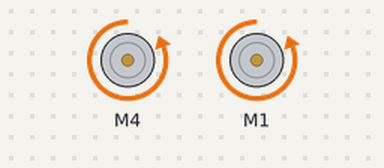
Recording of a sketch running on a simulated Arduino Mega 2560, built with avr-gcc and run on an emulated ATmega2560. On the bench: 2 × DC motor (green arrow = forward, orange = backward, longer = faster). What the sketch prints to the serial monitor is not drawn.

Above: at 0.1 s.
Timing chart, 0 to 1.6 s (numbered marks = the images above):
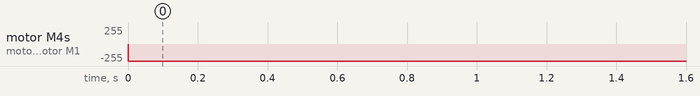

The sketch:

mobot_master_code.ino
```cpp
#define ledPin 53

void setup() {
  Serial.begin(9600);
  initializeMotors();
  //qtrSetup();
}

void loop() {
  runMotorTest();
  //getFloorPosition();
  //feedback();

}
```

encoders.ino
```cpp
int leftEncoderPos,rightEncoderPos;
void initializeEncoders() {
  initializeLeftEncoder();
  initializeRightEncoder();
  Serial.println("Encoders Initialized");
}
void initializeLeftEncoder() {
  #define leftEncoderA 18
  #define leftEncoderB 19
  leftEncoderPos=0;
  pinMode(leftEncoderA,INPUT);
  pinMode(leftEncoderB,INPUT);
  attachInterrupt(leftEncoderA,runLeftEncoderA,CHANGE);
  attachInterrupt(leftEncoderB,runLeftEncoderB,CHANGE);
}

void initializeRightEncoder() {
  #define rightEncoderA 37
  #define rightEncoderB 39
  rightEncoderPos=0;
  pinMode(rightEncoderA,INPUT);
  pinMode(rightEncoderB,INPUT);
  attachInterrupt(rightEncoderA,runRightEncoderA,CHANGE);
  attachInterrupt(rightEncoderB,runRightEncoderB,CHANGE);
}

void runLeftEncoderA() {
  //found a low-to-high on channel A
  if(digitalRead(leftEncoderA)==HIGH) {
    //chceck channel B to see which way we are turning
    if(digitalRead(leftEncoderB)==LOW) {
      leftEncoderPos+=1;
    }
    else {
      leftEncoderPos-=1;
    }
  }
  else {
    if(digitalRead(leftEncoderB)==HIGH) {
      //chceck channel B to see which way we are turning
      if(digitalRead(leftEncoderB)==LOW) {
        leftEncoderPos+=1;
      }
      else {
        leftEncoderPos-=1;
      }
    }
  }
  //Serial.println(leftEncoderPos,DEC);
}

void runLeftEncoderB() {
  //look a low-to-high on Channel B
  if(digitalRead(leftEncoderB)==HIGH) {
    if(digitalRead(leftEncoderA)==HIGH) {
      leftEncoderPos+=1;
    }
    else {
      leftEncoderPos-=1;
    }
  }
  else {
    if(digitalRead(leftEncoderA)==LOW) {
      leftEncoderPos+=1;
    }
    else {
      leftEncoderPos-=1;
    }
  }
  //Serial.println(leftEncoderPos,DEC);
}

void runRightEncoderA() {
  //found a low-to-high on channel A
  if(digitalRead(rightEncoderA)==HIGH) {
    //chceck channel B to see which way we are turning
    if(digitalRead(rightEncoderB)==LOW) {
      rightEncoderPos+=1;
    }
    else {
      rightEncoderPos-=1;
    }
  }
  else {
    if(digitalRead(leftEncoderB)==HIGH) {
      //chceck channel B to see which way we are turning
      if(digitalRead(leftEncoderB)==LOW) {
        rightEncoderPos+=1;
      }
      else {
        rightEncoderPos-=1;
      }
    }
  }
  //Serial.println(rightEncoderPos,DEC);
}

void runRightEncoderB() {
  //look a low-to-high on Channel B
  if(digitalRead(rightEncoderB)==HIGH) {
    if(digitalRead(rightEncoderA)==HIGH) {
      rightEncoderPos+=1;
    }
    else {
      rightEncoderPos-=1;
    }
  }
  else {
    if(digitalRead(rightEncoderA)==LOW) {
      rightEncoderPos+=1;
    }
    else {
      rightEncoderPos-=1;
    }
  }
  //Serial.println(rightEncoderPos,DEC);
}
```

floor_sensor.ino
```cpp
#include <QTRSensors.h>
#define numSensors 8
QTRSensors qtr;
int sensorValues[6];
int position;
int goalPosition=3500;
float kp=0.3;
float ki=0.000;
float kd=0.0;
float feedbackVal;
int previousError,currentError,errorTotal;
void qtrSetup() {
  qtr.setTypeRC();
  qtr.setSensorPins((const uint8_t[]){22,23,24,25,26,27,28,29},numSensors);
  qtr.setEmitterPin(46);
  delay(500);
  Serial.println("Calibration Starting");
  digitalWrite(ledPin,HIGH);
  //10 second calibration
  for(int i=0;i<400;i++) {
    qtr.calibrate();
  }
  digitalWrite(ledPin,LOW);
  Serial.println("Calibration Finished");
  for(int i=0;i<numSensors;i++) {
    Serial.print(qtr.calibrationOn.minimum[i]);
    Serial.print(' ');
  }
  Serial.println();
  for(int i=0;i<numSensors;i++) {
    Serial.print(qtr.calibrationOn.maximum[i]);
    Serial.print(' ');
  }
  delay(1000);
}

void getFloorPosition() {
  position=qtr.readLineWhite(sensorValues);
  for(int i=0;i<numSensors;i++) {
    Serial.print(sensorValues[i]);
    Serial.print('\t');
  }
  Serial.println();
  Serial.print(position);
  Serial.print('\t');
  Serial.println(position-goalPosition);
}
void feedback() {
  currentError=position-goalPosition;
  errorTotal+=currentError;
  previousError=currentError;
  //test just kd and see if it works
  feedbackVal=(kp*currentError)+(ki*errorTotal)+(kd*(currentError-previousError));
  Serial.println(position,DEC);
  //Serial.println(kd*(currentError-previousError),DEC);
  if(feedbackVal<0) {
    setLeftMotorSpeed(255);
    setRightMotorSpeed(255+feedbackVal);
  }
  else if(feedbackVal>0) {
    setLeftMotorSpeed(255-feedbackVal);
    setRightMotorSpeed(255);
  }
  else {
    setRightMotorSpeed(255);
    setLeftMotorSpeed(255);

  }

  Serial.println(currentError);

}
```

motor_basics.ino
```cpp
#include <AFMotor.h>
AF_DCMotor leftMotor(4);
AF_DCMotor rightMotor(1);
void initializeMotors() {
  leftMotor.run(FORWARD);
  rightMotor.run(FORWARD);
}

void setLeftMotorSpeed(int inputSpeed) {
  if(inputSpeed<0) {
    leftMotor.run(FORWARD);
  }
  else {
    leftMotor.run(BACKWARD);
  }
  leftMotor.setSpeed(abs(inputSpeed));
}

void setRightMotorSpeed(int inputSpeed) {
  if(inputSpeed<0) {
    rightMotor.run(FORWARD);
  }
  else {
    rightMotor.run(BACKWARD);
  }
  rightMotor.setSpeed(abs(inputSpeed));
}

void runMotorTest() {
  setLeftMotorSpeed(255);
  setRightMotorSpeed(255);
  Serial.println(leftEncoderPos,DEC);
  delay(50);
}
```

motor_control.ino
```cpp
/*
float p,i,d;
float currentWheelVelocity,intendedWheelVelocity;
float currentError,errorTotal,previousError;
void intializePIDController() {
  p=0.0;
  i=0.0;
  d=0.0;
  currentWheelVelocity=0.0;
  intendedWheelVelocity=0.0;
  currentError=0.0;
  errorTotal=0.0;
  previousError=0.0;
}

void getResponse() {
  return (p*currentError)+(i*errorTotal)+(d*(currentError-previousError));
}

*/
```

Measured:
- by itself, motor M4, motor M1: stopped → backward 255/255 at 0.00 s
